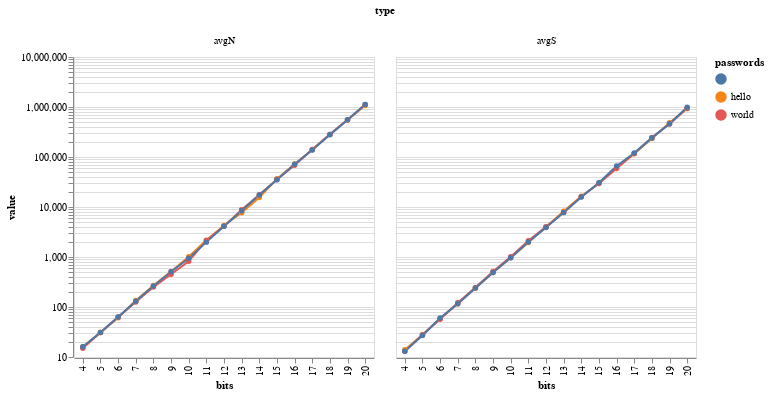

Notebook code for this chart:
### Code cell
import altair as alt

alt.Chart(data, width=300).mark_line(point=True).encode(
    alt.X("bits:N"),
    alt.Y("value:Q").scale(type="log"),
    alt.Color("pass:N").title("passwords").legend(),
    alt.Column("type:N").title("type"),
    tooltip=["pass", "bits", "value"],
)

### Figure 1 — Vega-Lite specification as saved in the notebook (floating-point values rounded to 4 significant figures)
{"config": {"view": {"continuousWidth": 300, "continuousHeight": 300}}, "data": {"name": "data-08e435fded8ee7a75e955885a98178a8"}, "mark": {"type": "line", "point": true}, "encoding": {"color": {"field": "pass", "legend": {}, "title": "passwords", "type": "nominal"}, "column": {"field": "type", "title": "type", "type": "nominal"}, "tooltip": [{"field": "pass", "type": "nominal"}, {"field": "bits", "type": "quantitative"}, {"field": "value", "type": "quantitative"}], "x": {"field": "bits", "type": "nominal"}, "y": {"field": "value", "scale": {"type": "log"}, "type": "quantitative"}}, "width": 300, "$schema": "https://vega.github.io/schema/vega-lite/v5.16.3.json", "datasets": {"data-08e435fded8ee7a75e955885a98178a8": [{"pass": "hello", "bits": 4, "type": "avgN", "value": 16}, {"pass": "world", "bits": 4, "type": "avgN", "value": 15}, {"pass": "", "bits": 4, "type": "avgN", "value": 16}, {"pass": "hello", "bits": 5, "type": "avgN", "value": 31}, {"pass": "world", "bits": 5, "type": "avgN", "value": 31}, {"pass": "", "bits": 5, "type": "avgN", "value": 31}, {"pass": "hello", "bits": 6, "type": "avgN", "value": 61}, {"pass": "world", "bits": 6, "type": "avgN", "value": 63}, {"pass": "", "bits": 6, "type": "avgN", "value": 63}, {"pass": "hello", "bits": 7, "type": "avgN", "value": 135}, {"pass": "world", "bits": 7, "type": "avgN", "value": 126}, {"pass": "", "bits": 7, "type": "avgN", "value": 131}, {"pass": "hello", "bits": 8, "type": "avgN", "value": 270}, {"pass": "world", "bits": 8, "type": "avgN", "value": 250}, {"pass": "", "bits": 8, "type": "avgN", "value": 264}, {"pass": "hello", "bits": 9, "type": "avgN", "value": 514}, {"pass": "world", "bits": 9, "type": "avgN", "value": 453}, {"pass": "", "bits": 9, "type": "avgN", "value": 505}, {"pass": "hello", "bits": 10, "type": "avgN", "value": 1012}, {"pass": "world", "bits": 10, "type": "avgN", "value": 822}, {"pass": "", "bits": 10, "type": "avgN", "value": 940}, {"pass": "hello", "bits": 11, "type": "avgN", "value": 2159}, {"pass": "world", "bits": 11, "type": "avgN", "value": 2144}, {"pass": "", "bits": 11, "type": "avgN", "value": 1983}, {"pass": "hello", "bits": 12, "type": "avgN", "value": 4254}, {"pass": "world", "bits": 12, "type": "avgN", "value": 4110}, {"pass": "", "bits": 12, "type": "avgN", "value": 4132}, {"pass": "hello", "bits": 13, "type": "avgN", "value": 7667}, {"pass": "world", "bits": 13, "type": "avgN", "value": 8795}, {"pass": "", "bits": 13, "type": "avgN", "value": 8418}, {"pass": "hello", "bits": 14, "type": "avgN", "value": 15519}, {"pass": "world", "bits": 14, "type": "avgN", "value": 17570}, {"pass": "", "bits": 14, "type": "avgN", "value": 17453}, {"pass": "hello", "bits": 15, "type": "avgN", "value": 36539}, {"pass": "world", "bits": 15, "type": "avgN", "value": 35494}, {"pass": "", "bits": 15, "type": "avgN", "value": 35022}, {"pass": "hello", "bits": 16, "type": "avgN", "value": 72165}, {"pass": "world", "bits": 16, "type": "avgN", "value": 68061}, {"pass": "", "bits": 16, "type": "avgN", "value": 71332}, {"pass": "hello", "bits": 17, "type": "avgN", "value": 140222}, {"pass": "world", "bits": 17, "type": "avgN", "value": 141898}, {"pass": "", "bits": 17, "type": "avgN", "value": 137603}, {"pass": "hello", "bits": 18, "type": "avgN", "value": 282597}, {"pass": "world", "bits": 18, "type": "avgN", "value": 283325}, {"pass": "", "bits": 18, "type": "avgN", "value": 278193}, {"pass": "hello", "bits": 19, "type": "avgN", "value": 551327}, {"pass": "world", "bits": 19, "type": "avgN", "value": 557996}, {"pass": "", "bits": 19, "type": "avgN", "value": 553422}, {"pass": "hello", "bits": 20, "type": "avgN", "value": 1076088}, {"pass": "world", "bits": 20, "type": "avgN", "value": 1125081}, {"pass": "", "bits": 20, "type": "avgN", "value": 1120800}, {"pass": "hello", "bits": 4, "type": "avgS", "value": 14}, {"pass": "world", "bits": 4, "type": "avgS", "value": 13}, {"pass": "", "bits": 4, "type": "avgS", "value": 13}, {"pass": "hello", "bits": 5, "type": "avgS", "value": 28}, {"pass": "world", "bits": 5, "type": "avgS", "value": 28}, {"pass": "", "bits": 5, "type": "avgS", "value": 27}, {"pass": "hello", "bits": 6, "type": "avgS", "value": 59}, {"pass": "world", "bits": 6, "type": "avgS", "value": 57}, {"pass": "", "bits": 6, "type": "avgS", "value": 60}, {"pass": "hello", "bits": 7, "type": "avgS", "value": 116}, {"pass": "world", "bits": 7, "type": "avgS", "value": 122}, {"pass": "", "bits": 7, "type": "avgS", "value": 116}, {"pass": "hello", "bits": 8, "type": "avgS", "value": 238}, {"pass": "world", "bits": 8, "type": "avgS", "value": 245}, {"pass": "", "bits": 8, "type": "avgS", "value": 240}, {"pass": "hello", "bits": 9, "type": "avgS", "value": 490}, {"pass": "world", "bits": 9, "type": "avgS", "value": 513}, {"pass": "", "bits": 9, "type": "avgS", "value": 490}, {"pass": "hello", "bits": 10, "type": "avgS", "value": 962}, {"pass": "world", "bits": 10, "type": "avgS", "value": 1012}, {"pass": "", "bits": 10, "type": "avgS", "value": 966}, {"pass": "hello", "bits": 11, "type": "avgS", "value": 1956}, {"pass": "world", "bits": 11, "type": "avgS", "value": 2103}, {"pass": "", "bits": 11, "type": "avgS", "value": 2000}, {"pass": "hello", "bits": 12, "type": "avgS", "value": 3993}, {"pass": "world", "bits": 12, "type": "avgS", "value": 4036}, {"pass": "", "bits": 12, "type": "avgS", "value": 3902}, {"pass": "hello", "bits": 13, "type": "avgS", "value": 8196}, {"pass": "world", "bits": 13, "type": "avgS", "value": 7730}, {"pass": "", "bits": 13, "type": "avgS", "value": 7787}, {"pass": "hello", "bits": 14, "type": "avgS", "value": 16434}, {"pass": "world", "bits": 14, "type": "avgS", "value": 16017}, {"pass": "", "bits": 14, "type": "avgS", "value": 15786}, {"pass": "hello", "bits": 15, "type": "avgS", "value": 29906}, {"pass": "world", "bits": 15, "type": "avgS", "value": 29493}, {"pass": "", "bits": 15, "type": "avgS", "value": 30472}, {"pass": "hello", "bits": 16, "type": "avgS", "value": 61347}, {"pass": "world", "bits": 16, "type": "avgS", "value": 59183}, {"pass": "", "bits": 16, "type": "avgS", "value": 66103}, {"pass": "hello", "bits": 17, "type": "avgS", "value": 115967}, {"pass": "world", "bits": 17, "type": "avgS", "value": 117627}, {"pass": "", "bits": 17, "type": "avgS", "value": 120240}, {"pass": "hello", "bits": 18, "type": "avgS", "value": 235621}, {"pass": "world", "bits": 18, "type": "avgS", "value": 246525}, {"pass": "", "bits": 18, "type": "avgS", "value": 241074}, {"pass": "hello", "bits": 19, "type": "avgS", "value": 485478}, {"pass": "world", "bits": 19, "type": "avgS", "value": 458696}, {"pass": "", "bits": 19, "type": "avgS", "value": 462355}, {"pass": "hello", "bits": 20, "type": "avgS", "value": 935815}, {"pass": "world", "bits": 20, "type": "avgS", "value": 941920}, {"pass": "", "bits": 20, "type": "avgS", "value": 986629}]}}
